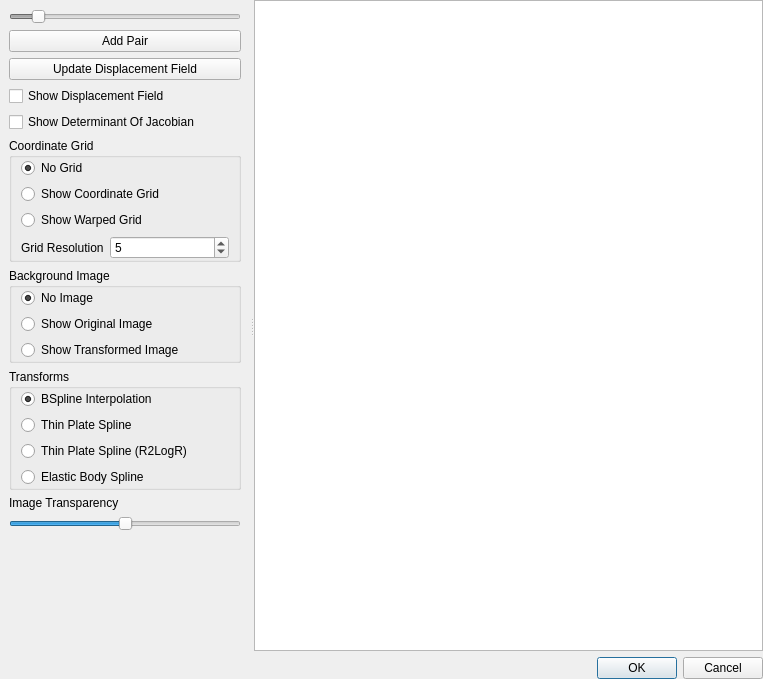
<?xml version="1.0" encoding="UTF-8"?>
<ui version="4.0">
 <class>BSplineVisDialog</class>
 <widget class="QDialog" name="BSplineVisDialog">
  <property name="geometry">
   <rect>
    <x>0</x>
    <y>0</y>
    <width>763</width>
    <height>679</height>
   </rect>
  </property>
  <property name="windowTitle">
   <string>Landmark Transform Visualization</string>
  </property>
  <layout class="QVBoxLayout" name="verticalLayout">
   <property name="margin">
    <number>0</number>
   </property>
   <item>
    <widget class="QSplitter" name="splitter">
     <property name="orientation">
      <enum>Qt::Horizontal</enum>
     </property>
     <widget class="QFrame" name="frame">
      <property name="maximumSize">
       <size>
        <width>250</width>
        <height>16777215</height>
       </size>
      </property>
      <property name="frameShape">
       <enum>QFrame::NoFrame</enum>
      </property>
      <property name="frameShadow">
       <enum>QFrame::Plain</enum>
      </property>
      <property name="lineWidth">
       <number>0</number>
      </property>
      <layout class="QVBoxLayout" name="verticalLayout_2">
       <item>
        <widget class="QSlider" name="bspViewZoom">
         <property name="enabled">
          <bool>false</bool>
         </property>
         <property name="minimum">
          <number>0</number>
         </property>
         <property name="singleStep">
          <number>2</number>
         </property>
         <property name="value">
          <number>10</number>
         </property>
         <property name="orientation">
          <enum>Qt::Horizontal</enum>
         </property>
        </widget>
       </item>
       <item>
        <widget class="QPushButton" name="addPairButton">
         <property name="text">
          <string>Add Pair</string>
         </property>
        </widget>
       </item>
       <item>
        <widget class="QPushButton" name="updateField">
         <property name="text">
          <string>Update Displacement Field</string>
         </property>
        </widget>
       </item>
       <item>
        <widget class="QCheckBox" name="showDisplacementField">
         <property name="text">
          <string>Show Displacement Field</string>
         </property>
        </widget>
       </item>
       <item>
        <widget class="QCheckBox" name="showDetJacobian">
         <property name="text">
          <string>Show Determinant Of Jacobian</string>
         </property>
        </widget>
       </item>
       <item>
        <widget class="QGroupBox" name="coordBox">
         <property name="title">
          <string>Coordinate Grid</string>
         </property>
         <layout class="QFormLayout" name="formLayout">
          <property name="topMargin">
           <number>0</number>
          </property>
          <property name="bottomMargin">
           <number>0</number>
          </property>
          <item row="0" column="0" colspan="2">
           <widget class="QRadioButton" name="showNoGrid">
            <property name="text">
             <string>No Grid</string>
            </property>
            <property name="checked">
             <bool>true</bool>
            </property>
           </widget>
          </item>
          <item row="1" column="0" colspan="2">
           <widget class="QRadioButton" name="showCoordinateGrid">
            <property name="text">
             <string>Show Coordinate Grid</string>
            </property>
           </widget>
          </item>
          <item row="2" column="0" colspan="2">
           <widget class="QRadioButton" name="showWarpedCoordinateGrid">
            <property name="text">
             <string>Show Warped Grid</string>
            </property>
           </widget>
          </item>
          <item row="3" column="0">
           <widget class="QLabel" name="label_2">
            <property name="text">
             <string>Grid Resolution</string>
            </property>
           </widget>
          </item>
          <item row="3" column="1">
           <widget class="QSpinBox" name="gridResolution">
            <property name="minimum">
             <number>1</number>
            </property>
            <property name="maximum">
             <number>100</number>
            </property>
            <property name="singleStep">
             <number>1</number>
            </property>
            <property name="value">
             <number>5</number>
            </property>
           </widget>
          </item>
         </layout>
        </widget>
       </item>
       <item>
        <widget class="QGroupBox" name="groupBox">
         <property name="title">
          <string>Background Image</string>
         </property>
         <property name="flat">
          <bool>false</bool>
         </property>
         <layout class="QVBoxLayout" name="verticalLayout_3">
          <property name="topMargin">
           <number>0</number>
          </property>
          <property name="bottomMargin">
           <number>0</number>
          </property>
          <item>
           <widget class="QRadioButton" name="showNoImage">
            <property name="text">
             <string>No Image</string>
            </property>
            <property name="checked">
             <bool>true</bool>
            </property>
           </widget>
          </item>
          <item>
           <widget class="QRadioButton" name="showOriginal">
            <property name="text">
             <string>Show Original Image</string>
            </property>
           </widget>
          </item>
          <item>
           <widget class="QRadioButton" name="showTransformed">
            <property name="text">
             <string>Show Transformed Image</string>
            </property>
           </widget>
          </item>
         </layout>
        </widget>
       </item>
       <item>
        <widget class="QGroupBox" name="groupBox_2">
         <property name="title">
          <string>Transforms</string>
         </property>
         <layout class="QGridLayout" name="gridLayout">
          <property name="topMargin">
           <number>0</number>
          </property>
          <property name="bottomMargin">
           <number>0</number>
          </property>
          <item row="0" column="0">
           <widget class="QRadioButton" name="txfBspline">
            <property name="text">
             <string>BSpline Interpolation</string>
            </property>
            <property name="checked">
             <bool>true</bool>
            </property>
           </widget>
          </item>
          <item row="1" column="0">
           <widget class="QRadioButton" name="txfTPS">
            <property name="text">
             <string>Thin Plate Spline</string>
            </property>
           </widget>
          </item>
          <item row="3" column="0">
           <widget class="QRadioButton" name="txfEBS">
            <property name="text">
             <string>Elastic Body Spline</string>
            </property>
           </widget>
          </item>
          <item row="2" column="0">
           <widget class="QRadioButton" name="txfTPSR2logR">
            <property name="text">
             <string>Thin Plate Spline (R2LogR)</string>
            </property>
           </widget>
          </item>
         </layout>
        </widget>
       </item>
       <item>
        <widget class="QLabel" name="label">
         <property name="text">
          <string>Image Transparency</string>
         </property>
        </widget>
       </item>
       <item>
        <widget class="QSlider" name="imageOpacity">
         <property name="maximum">
          <number>255</number>
         </property>
         <property name="value">
          <number>128</number>
         </property>
         <property name="orientation">
          <enum>Qt::Horizontal</enum>
         </property>
         <property name="invertedAppearance">
          <bool>false</bool>
         </property>
        </widget>
       </item>
       <item>
        <spacer name="verticalSpacer">
         <property name="orientation">
          <enum>Qt::Vertical</enum>
         </property>
         <property name="sizeHint" stdset="0">
          <size>
           <width>20</width>
           <height>536</height>
          </size>
         </property>
        </spacer>
       </item>
      </layout>
     </widget>
     <widget class="myQGraphicsView" name="bspView">
      <property name="backgroundBrush">
       <brush brushstyle="SolidPattern">
        <color alpha="255">
         <red>0</red>
         <green>0</green>
         <blue>0</blue>
        </color>
       </brush>
      </property>
      <property name="renderHints">
       <set>QPainter::Antialiasing|QPainter::HighQualityAntialiasing|QPainter::SmoothPixmapTransform|QPainter::TextAntialiasing</set>
      </property>
      <property name="viewportUpdateMode">
       <enum>QGraphicsView::SmartViewportUpdate</enum>
      </property>
     </widget>
    </widget>
   </item>
   <item>
    <widget class="QDialogButtonBox" name="buttonBox">
     <property name="minimumSize">
      <size>
       <width>0</width>
       <height>0</height>
      </size>
     </property>
     <property name="orientation">
      <enum>Qt::Horizontal</enum>
     </property>
     <property name="standardButtons">
      <set>QDialogButtonBox::Cancel|QDialogButtonBox::Ok</set>
     </property>
    </widget>
   </item>
  </layout>
 </widget>
 <customwidgets>
  <customwidget>
   <class>myQGraphicsView</class>
   <extends>QGraphicsView</extends>
   <header>myQGraphicsView.h</header>
  </customwidget>
 </customwidgets>
 <resources/>
 <connections>
  <connection>
   <sender>buttonBox</sender>
   <signal>accepted()</signal>
   <receiver>BSplineVisDialog</receiver>
   <slot>accept()</slot>
   <hints>
    <hint type="sourcelabel">
     <x>248</x>
     <y>254</y>
    </hint>
    <hint type="destinationlabel">
     <x>157</x>
     <y>274</y>
    </hint>
   </hints>
  </connection>
  <connection>
   <sender>buttonBox</sender>
   <signal>rejected()</signal>
   <receiver>BSplineVisDialog</receiver>
   <slot>reject()</slot>
   <hints>
    <hint type="sourcelabel">
     <x>316</x>
     <y>260</y>
    </hint>
    <hint type="destinationlabel">
     <x>286</x>
     <y>274</y>
    </hint>
   </hints>
  </connection>
 </connections>
</ui>
